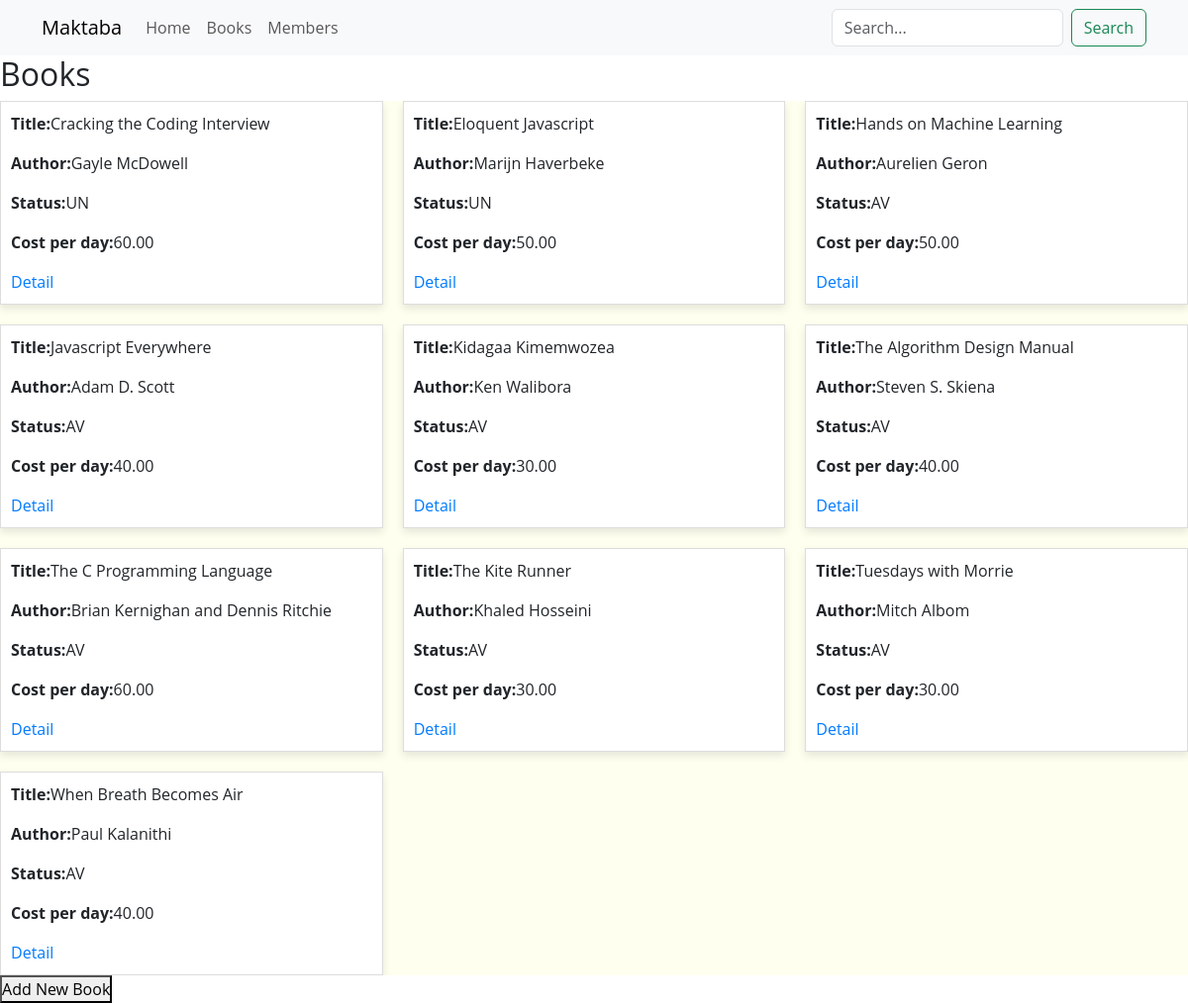
The app's page /all_books/, older data.
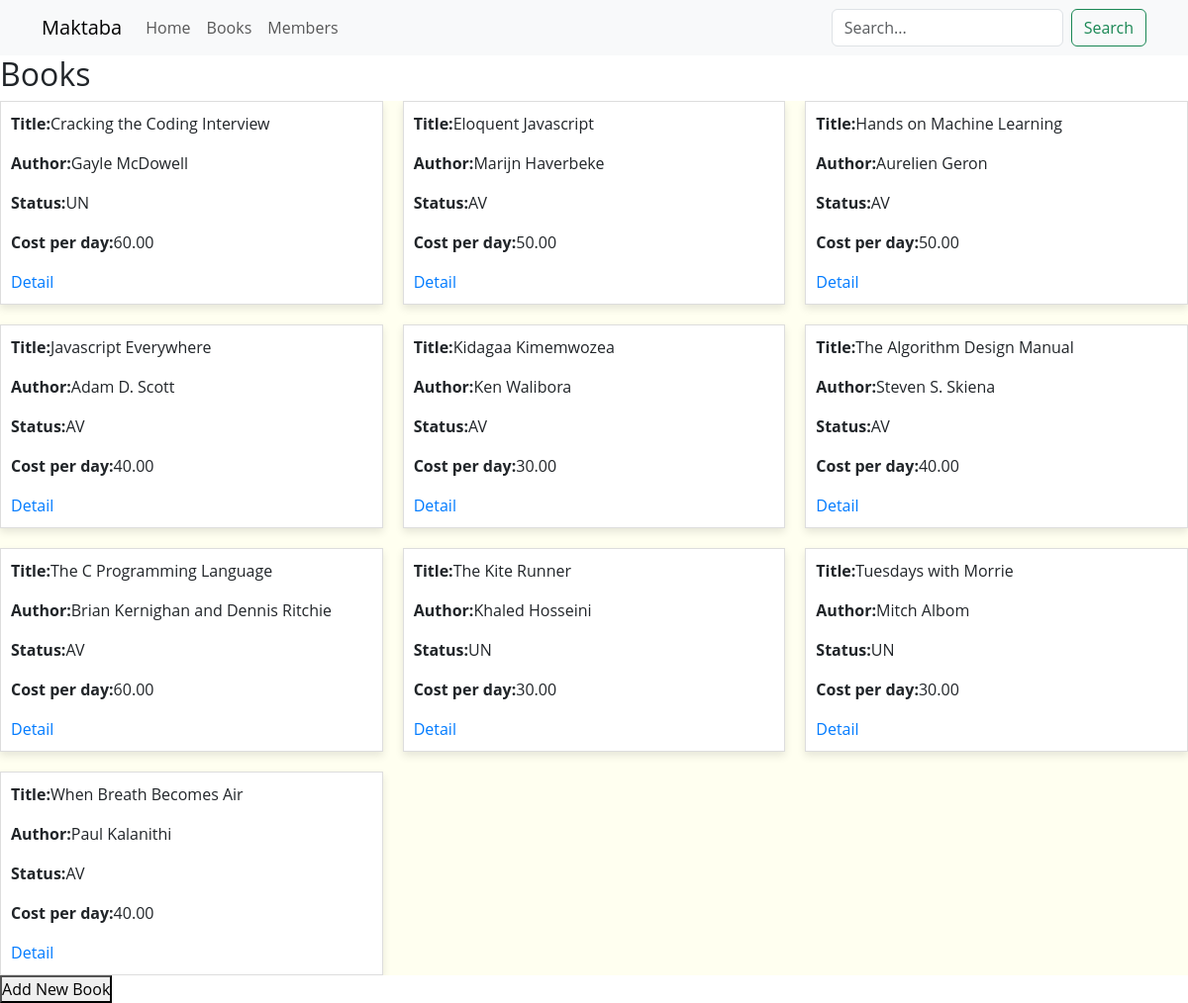
The same page, newer data.
### soma/models.py (models this page shows, shortened)
class Book(models.Model):
    class BookStatus(models.TextChoices):
        AVAILABLE = "AV", _("Available")
        UNAVAILABLE = "UN", _("Unavailable")
    book_id = models.UUIDField(primary_key=True, default=uuid.uuid4)
    title = models.CharField(max_length=200)
    author = models.CharField(max_length=200)
    isbn = models.CharField(max_length=200)
    year = models.IntegerField()
    genre = models.CharField(max_length=80)
    summary = models.TextField()
    date_added = models.DateTimeField(auto_now_add=True)
    date_updated = models.DateTimeField(auto_now=True)
    status = models.CharField(
            max_length=2,
            choices=BookStatus.choices,
            default=BookStatus.AVAILABLE,
            )
    cost = models.DecimalField(max_digits=5, decimal_places=2)
    borrower = models.ForeignKey(
            Member,
            on_delete=models.SET_NULL,
            null=True,
            blank=True
            )
    class Meta:
        ordering = ['title']

### soma/views.py (the view)
class BookListView(ListView):
    model = Book
    template_name = 'soma/book_list.html'

### soma/templates/soma/book_list.html
{% extends 'soma/base.html' %}
{% block content %}
	<h2>Books</h2>
	<div class="book-container">
		{% for book in object_list %}
			<div class="book-card">
				<p><strong>Title:</strong>{{ book.title }}</p>
				<p><strong>Author:</strong>{{ book.author }}</p>
				<p><strong>Status:</strong>{{ book.status }}</p>
				<p><strong>Cost per day:</strong>{{ book.cost }}</p>
				<a href="{% url 'soma:book_detail' book.pk %}">Detail</a>
			</div>
		{% endfor %}
	</div>
	<div>
		<a href="{% url 'soma:book_upload' %}"><button>Add New Book</button></a>
	</div>
{% endblock content %}

Row changes from the older to the newer data that the page shows:
changed Book "Eloquent Javascript": status "UN" → "AV"
changed Book "The Kite Runner": status "AV" → "UN"
changed Book "Tuesdays with Morrie": status "AV" → "UN"
